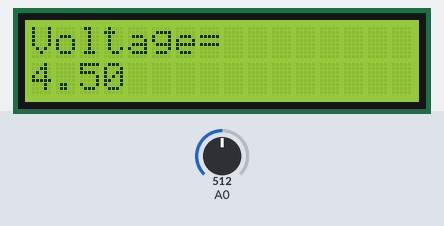
Bench run of a sketch on a simulated Arduino Uno, built with avr-gcc and run on an emulated ATmega328P. Parts: 16×2 character LCD. The test bench sets the inputs (shaded band); at power-on: A0 = 512. What the sketch prints to the serial monitor is not drawn.

Above: at 2.2 s.
2.3 s: A0 set to 330
At 3.1 s:
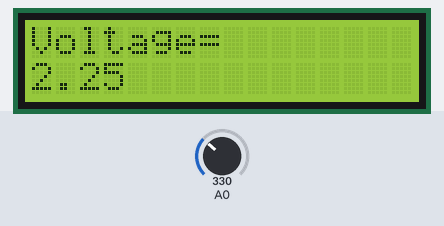
3.8 s: A0 set to 0
At 4.3 s:
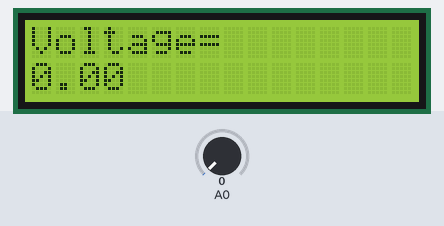
5.3 s: A0 set to 160
At 6.6 s:
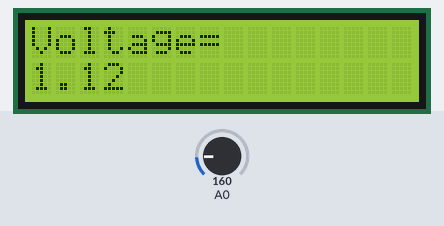
Timing chart, 0 to 8.3 s (numbered marks = the images above; inputs shaded):
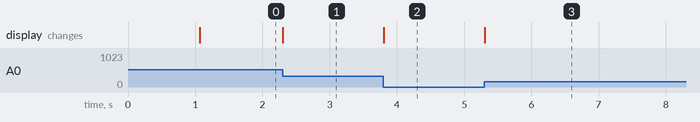

Measured:
- after the input at 2.3 s, the display: changes at once (image 1)
- after the input at 3.8 s, the display: changes at once (image 2)
- after the input at 5.3 s, the display: changes at once (image 3)

The sketch:

sketch_mar31a.ino
```cpp
#include <LiquidCrystal.h>
int threshold = 500;
int t=0;
int a = 0;
int j=0;
double v = 0.0;
LiquidCrystal lcd(12, 11, 5, 4, 3, 2);

void setup() {
  // put your setup code here, to run once:

  lcd.begin(16,2);
  lcd.print("Voltage=");
  delay(1000);
  Serial.begin(9600);
}

void loop() {
  // put your main code here, to run repeatedly:
  a = analogRead(0);
  v=0.0;
  if (a<5) {
    j=0;
    v = 0.0;
  }
  if (a>150 && a<210) {
    j=1;
    v = 9.0/8.0;
  }
  if (a>270 && a<340) {
    j=2;
    v = 9.0/4.0;
  }
  if (a>430 && a <480) {
    j=3;
    v = 27.0/8.0;
  }
  if (a>510 && a<570) {
    j=4;
    v = 4.5;
  }
  if (a>650 && a<690) {
    j=5;
    v = 45.0/8.0;
  }
  if (a>750 && a<790) {
    j=6;
    v = 27.0/4.0;
  }
  if (a>850) {
    j=7;
    v = 63.0/8.0;
  }
  lcd.setCursor(0,1);
  Serial.println(j);
  lcd.print(v);

}
```
